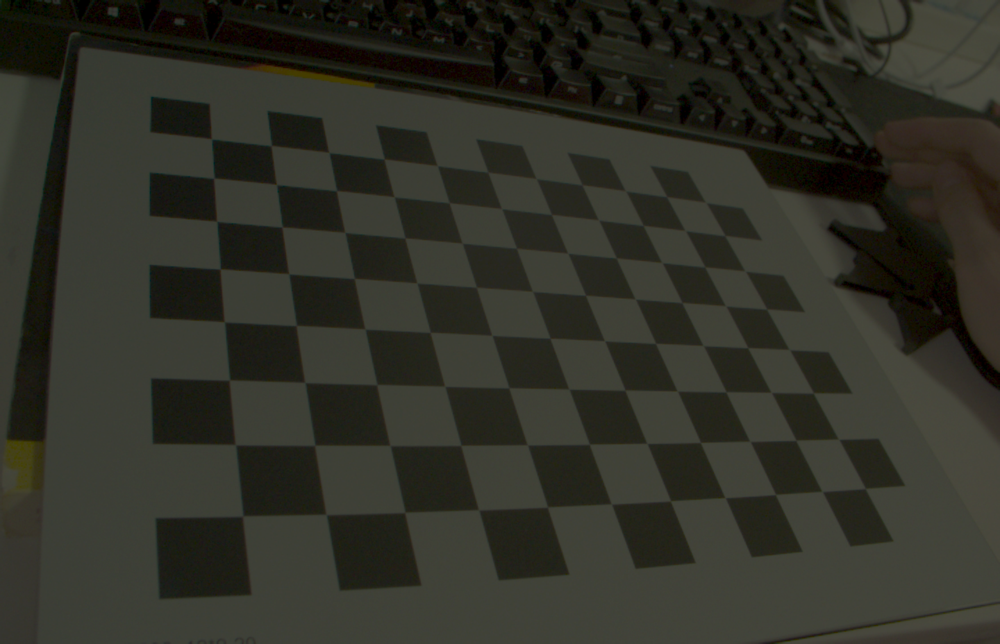
#> input picture monocular_camera_calibration/calibration_img/1.png, 1000 x 644 px, shrunk from 1440 x 928 before the run; its folder holds only this picture in this run
$ python monocular_camera_calibration.py
#> lines starting #> are read from the running program, lines starting #| are printed output that depends on the picture; long printed decimals are rounded
# version: 1.0
# name: monocular_camera_calibration.py
# python version: 3.10.6
# author: mikehaku
# date: 2023-02-13

# this script is used to calibrate the monocular camera
# the calibration images are stored in the folder 'calibration_img'
# the undistorted images are stored in the folder 'undistorted_img'
# the intrinsic matrix and distortion coefficients are stored in the npz file 'calibration.npz'

import cv2 as cv
import numpy as np
import glob as gb

# this function is used to find the corners of the chessboard
def find_corners(img, nx, ny):
    # convert the image to gray
    gray = cv.cvtColor(img, cv.COLOR_BGR2GRAY)
    # find the corners of the chessboard
    ret, corners = cv.findChessboardCorners(gray, (nx, ny), None)
    # refine the corners
    if ret == True:
        corners = cv.cornerSubPix(gray, corners, (11, 11), (-1, -1), \
            (cv.TERM_CRITERIA_EPS + cv.TERM_CRITERIA_MAX_ITER, 30, 0.001))

        # Optional:
        # draw the corners
        # cv.drawChessboardCorners(img, (nx, ny), corners, ret)
        # # show the result
        # cv.imshow('corners', img)
        # cv.waitKey(0)
    return ret, corners

# this function is used to calibrate the camera
# nx and ny are the number of corners in the x and y direction
def calibrate_camera(nx, ny):
    # prepare the object points
#> called with nx = 11, ny = 8
    objp = np.zeros((nx*ny, 3), np.float32)
    objp[:, :2] = np.mgrid[0:nx, 0:ny].T.reshape(-1, 2)
    # add scale factor for the object points
    objp = objp * 20
    # prepare the object points and image points
    objpoints = []
    imgpoints = []
    # read the images
    images = gb.glob('calibration_img' + '/*.png')
    # find the corners of the chessboard
    for fname in images:
        img = cv.imread(fname)
#> img is the input picture: shape (644, 1000, 3); mean B, G, R 39.1, 48.1, 47.7
        ret, corners = find_corners(img, nx, ny)
#> in find_corners, `ret, corners = cv.findChessboardCorners(gray, (nx, ny), None)`: ret = True; corners = 88 rows, first 8: [211.6, 138.9], [271.2, 145.7], [328.8, 152.4], [384.2, 159.1], [437.6, 165.8], [488, 172], [536.3, 178.6], [581.9, 184.9]
#> in find_corners, `corners = cv.cornerSubPix(gray, corners, (11, 11), (-1, -1), \ (cv.TER..`: corners = 88 rows, first 8: [211.4, 138.7], [271.2, 145.5], [328.7, 152.4], [384.2, 159], [437.2, 165.6], [487.9, 172.2], [536.2, 178.6], [582.1, 184.8]
#> ret = True
        if ret == True:
            objpoints.append(objp)
            imgpoints.append(corners)
    # calibrate the camera
    ret, mtx, dist, rvecs, tvecs = cv.calibrateCamera(objpoints, imgpoints, img.shape[1::-1], None, None)
#> ret = 0.0766; mtx = [[921.2, 0, 496], [0, 922.7, 325], [0, 0, 1]]; dist = [[-0.231, 0.228, -0.00156, 0.000974, -0.151]]; rvecs = ([-0.719, -0.439, -0.112],); tvecs = ([-93.33, -60.88, 293.2],)
    return ret, mtx, dist, rvecs, tvecs

# this function is used to undistort the image
def undistort_image(img, mtx, dist):
    undist = cv.undistort(img, mtx, dist, None, mtx)
    return undist

# main function
if __name__ == '__main__':

    # corners of the chessboard
    nx = 11
    ny = 8

    # calibrate the camera
    ret, mtx, dist, rvecs, tvecs = calibrate_camera(nx, ny)
#> ret = 0.0766; mtx = [[921.2, 0, 496], [0, 922.7, 325], [0, 0, 1]]; dist = [[-0.231, 0.228, -0.00156, 0.000974, -0.151]]; rvecs = ([-0.719, -0.439, -0.112],); tvecs = ([-93.33, -60.88, 293.2],)

    # show the intrinsic matrix and distortion coefficients
    print('mtx = ', mtx)
#| mtx =  [[921.229   0.         495.992 ]
#|  [  0.         922.679 324.998]
#|  [  0.           0.           1.        ]]
    print('dist = ', dist)
#| dist =  [[-0.2312  0.2285 -0.001557  0.0009744 -0.1506]]

    # show reprojection error
    print('reprojection error = ', ret)
#| reprojection error =  0.07663

    # hold the terminal
    input('Press Enter to continue...')

    # the folder where the calibration images are stored
    calib_img_folder = 'calibration_img/'

    # the folder where the undistorted images are stored
    undist_img_folder = 'undistorted_img/'

    # read the images
    images = gb.glob(calib_img_folder + '*.png')

    # undistort the image
    for fname in images:

        # for each image, undistort it
        img = cv.imread(fname)
        undist = undistort_image(img, mtx, dist)
#> in undistort_image, `undist = cv.undistort(img, mtx, dist, None, mtx)`:
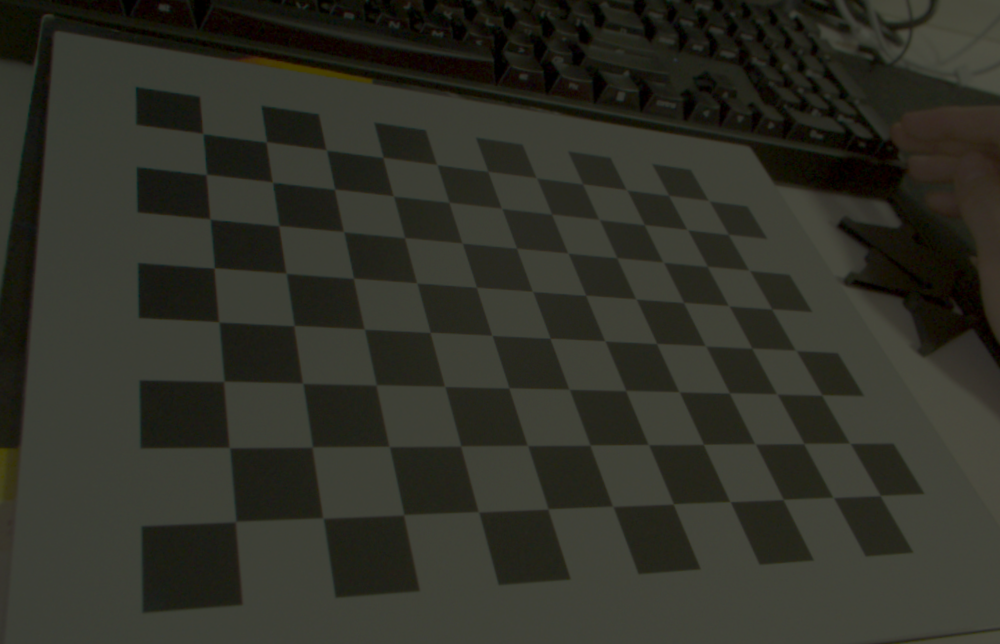
#> undist: shape (644, 1000, 3); mean B, G, R 39, 47.9, 47.4

        # #show the result
        # cv.imshow('undist', undist)
        # cv.waitKey(0)

        # take fname from the path
        fname = fname.split('/')[-1]

        # save the result
        cv.imwrite(undist_img_folder + 'undist_' + fname, undist)

    # save the intrinsic matrix and distortion coefficients
    # and the reprojection error in a npz file
    np.savez('calibration.npz', mtx=mtx, dist=dist, ret=ret)

    # save the intrinsic matrix and distortion coefficients
    # in a file which can be read by cpp
    with open('calibration.txt', 'w') as f:
        f.write('mtx = ')
        for i in range(mtx.shape[0]):
            for j in range(mtx.shape[1]):
                f.write(str(mtx[i, j]))
                if j != mtx.shape[1] - 1:
                    f.write(', ')
        f.write('.\n')
        f.write('dist = ')
        for i in range(dist.shape[0]):
            for j in range(dist.shape[1]):
                f.write(str(dist[i, j]))
                if j != dist.shape[1] - 1:
                    f.write(', ')
        f.write('.\n')
        f.write('reprojection error = ')
        f.write(str(ret))
        f.write('.\n')

    # save the intrinsic matrix and distortion coefficients in a yaml file
    import yaml
    data = dict(
        mtx = mtx.tolist(),
        dist = dist.tolist(),
        ret = ret
    )
#> data = {'mtx': [[921.2, 0, 496], [0, 922.7, 325], [0, 0, 1]], 'dist': [[-0.231, 0.228, -0.00156, 0.000974, -0.151]], 'ret': 0.0766}
    with open('calibration.yaml', 'w') as f:
        yaml.dump(data, f)

    # information for saving
    print('Calibration data saved.')

    # [10 lines of commented-out code are left out]

$ run again, on monocular_camera_calibration/calibration_img/13.png
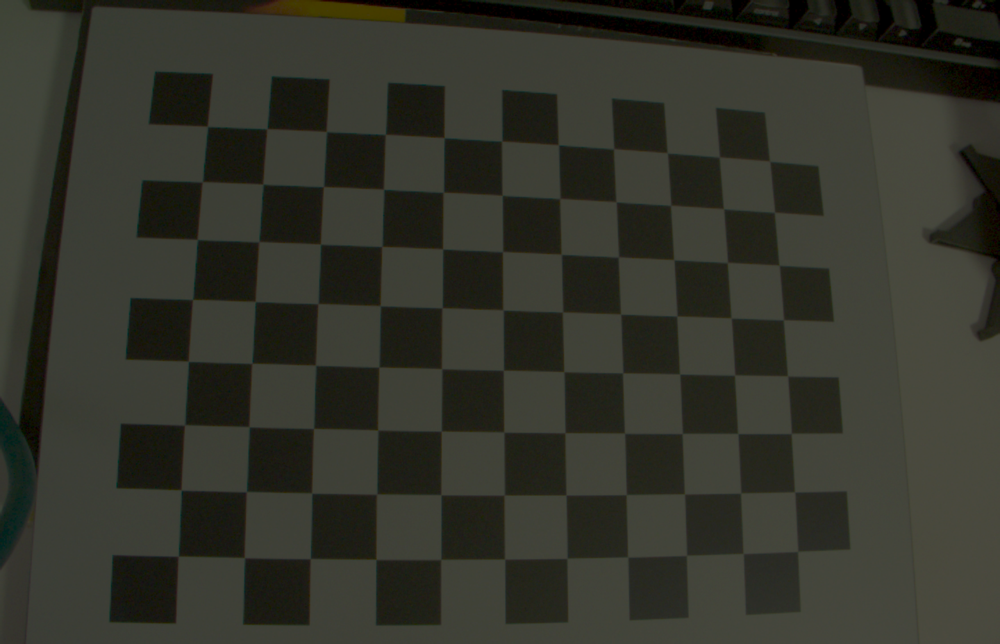
#> input picture monocular_camera_calibration/calibration_img/13.png, 1000 x 644 px, shrunk from 1440 x 928 before the run
#> in calibrate_camera, img is the input picture: shape (644, 1000, 3); mean B, G, R 42.4, 51.6, 50.5
#> in find_corners, `ret, corners = cv.findChessboardCorners(gray, (nx, ny), None)`: ret = True; corners = 88 rows, first 8: [207.5, 126.4], [267.1, 128.7], [326.4, 131.5], [385.4, 134.4], [444.1, 137.7], [501.6, 141.2], [558.4, 144.8], [613.7, 148.7]
#> in find_corners, `corners = cv.cornerSubPix(gray, corners, (11, 11), (-1, -1), \ (cv.TER..`: corners = 88 rows, first 8: [207.5, 126.4], [266.8, 128.7], [326.4, 131.5], [385.3, 134.4], [444, 137.6], [501.7, 141.1], [558.3, 144.6], [613.6, 148.8]
#> in calibrate_camera, `ret, corners = find_corners(img, nx, ny)`: ret = True
#> in calibrate_camera, `ret, mtx, dist, rvecs, tvecs = cv.calibrateCamera(objpoints, imgpoints..`: ret = 0.0915; mtx = [[937.8, 0, 495.5], [0, 937.6, 317.1], [0, 0, 1]]; dist = [[-0.226, 0.0742, 0.000127, 0.000412, 0.368]]; rvecs = ([-0.235, -0.162, 0.0141],); tvecs = ([-96.56, -63.97, 304.8],)
#> `ret, mtx, dist, rvecs, tvecs = calibrate_camera(nx, ny)`: ret = 0.0915; mtx = [[937.8, 0, 495.5], [0, 937.6, 317.1], [0, 0, 1]]; dist = [[-0.226, 0.0742, 0.000127, 0.000412, 0.368]]; rvecs = ([-0.235, -0.162, 0.0141],); tvecs = ([-96.56, -63.97, 304.8],)
#| mtx =  [[937.797   0.         495.524  ]
#|  [  0.         937.582 317.112]
#|  [  0.           0.           1.        ]]
#| dist =  [[-2.26043624e-01  7.42014898e-02  1.27382375e-04  4.12297985e-04
#|    3.67504627e-01]]
#| reprojection error =  0.09151
#> in undistort_image, `undist = cv.undistort(img, mtx, dist, None, mtx)`:
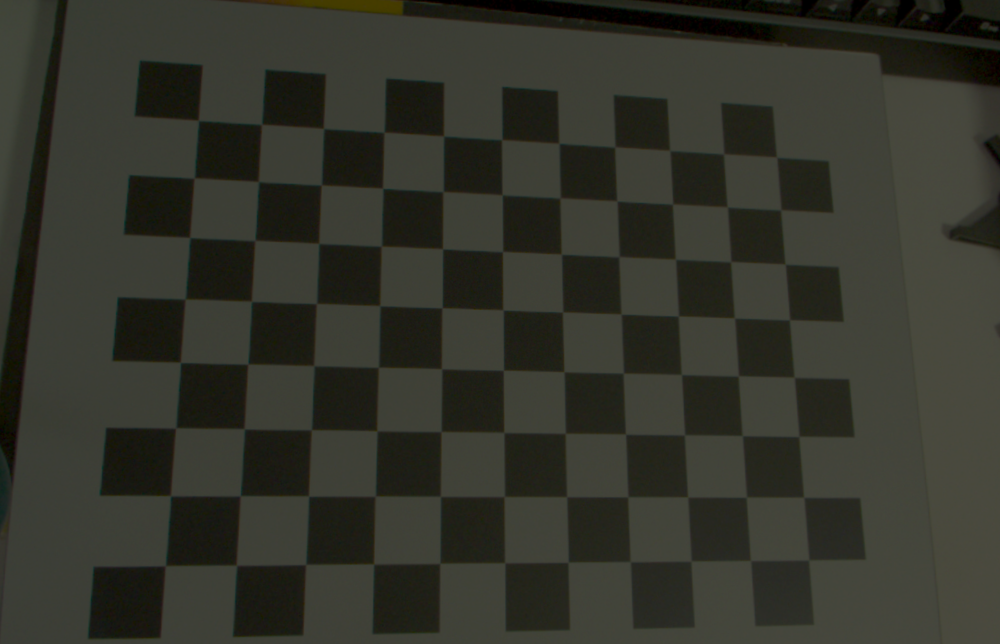
#> undist: shape (644, 1000, 3); mean B, G, R 42.6, 51.8, 50.8
#> data = {'mtx': [[937.8, 0, 495.5], [0, 937.6, 317.1], [0, 0, 1]], 'dist': [[-0.226, 0.0742, 0.000127, 0.000412, 0.368]], 'ret': 0.0915}

$ run again, on monocular_camera_calibration/calibration_img/14.png
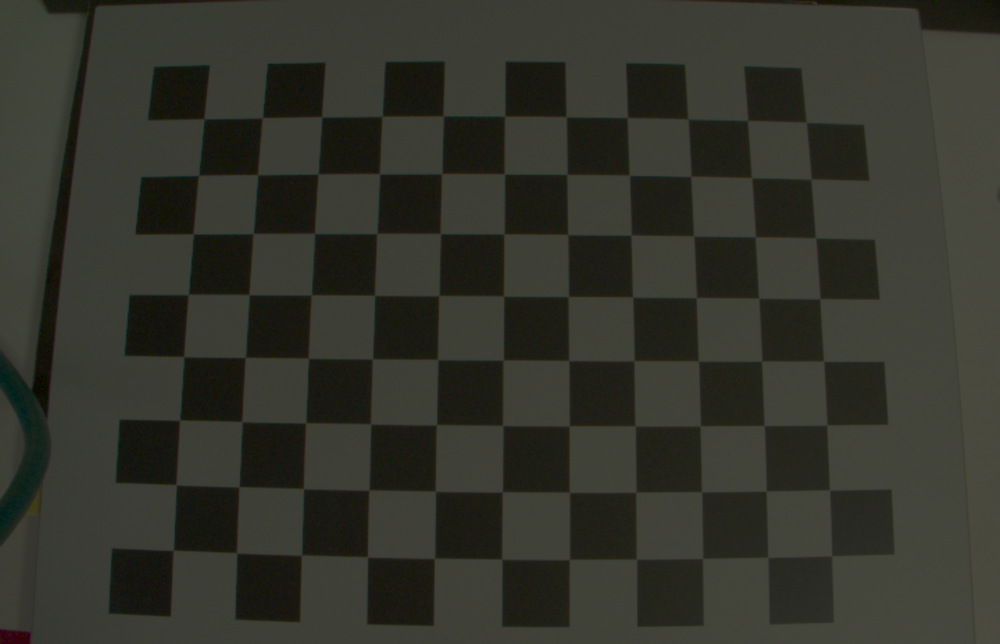
#> input picture monocular_camera_calibration/calibration_img/14.png, 1000 x 644 px, shrunk from 1440 x 928 before the run
#> in calibrate_camera, img is the input picture: shape (644, 1000, 3); mean B, G, R 43, 52, 50.8
#> in find_corners, `ret, corners = cv.findChessboardCorners(gray, (nx, ny), None)`: ret = True; corners = 88 rows, first 8: [202.9, 117.9], [263.2, 118], [322, 116.6], [383, 115.9], [443.2, 116.1], [505, 116.1], [566.2, 116.3], [628.2, 118.4]
#> in find_corners, `corners = cv.cornerSubPix(gray, corners, (11, 11), (-1, -1), \ (cv.TER..`: corners = 88 rows, first 8: [203.9, 118.8], [262.5, 117.8], [321.6, 116.8], [382.1, 116.3], [443.2, 115.9], [504.7, 116.2], [566.2, 116.7], [627.4, 117.5]
#> in calibrate_camera, `ret, corners = find_corners(img, nx, ny)`: ret = True
#> in calibrate_camera, `ret, mtx, dist, rvecs, tvecs = cv.calibrateCamera(objpoints, imgpoints..`: ret = 0.114; mtx = [[473.4, 0, 498.2], [0, 463.7, 298.7], [0, 0, 1]]; dist = [[-0.0628, 0.0206, 0.00133, 9.08e-05, -0.00654]]; rvecs = ([-0.102, 0.00348, 0.00712],); tvecs = ([-97.9, -61.21, 152.5],)
#> `ret, mtx, dist, rvecs, tvecs = calibrate_camera(nx, ny)`: ret = 0.114; mtx = [[473.4, 0, 498.2], [0, 463.7, 298.7], [0, 0, 1]]; dist = [[-0.0628, 0.0206, 0.00133, 9.08e-05, -0.00654]]; rvecs = ([-0.102, 0.00348, 0.00712],); tvecs = ([-97.9, -61.21, 152.5],)
#| mtx =  [[473.386   0.         498.224]
#|  [  0.         463.703 298.676]
#|  [  0.           0.           1.        ]]
#| dist =  [[-6.27944849e-02  2.06216957e-02  1.33168838e-03  9.08325270e-05
#|   -6.53605539e-03]]
#| reprojection error =  0.1143
#> in undistort_image, `undist = cv.undistort(img, mtx, dist, None, mtx)`:
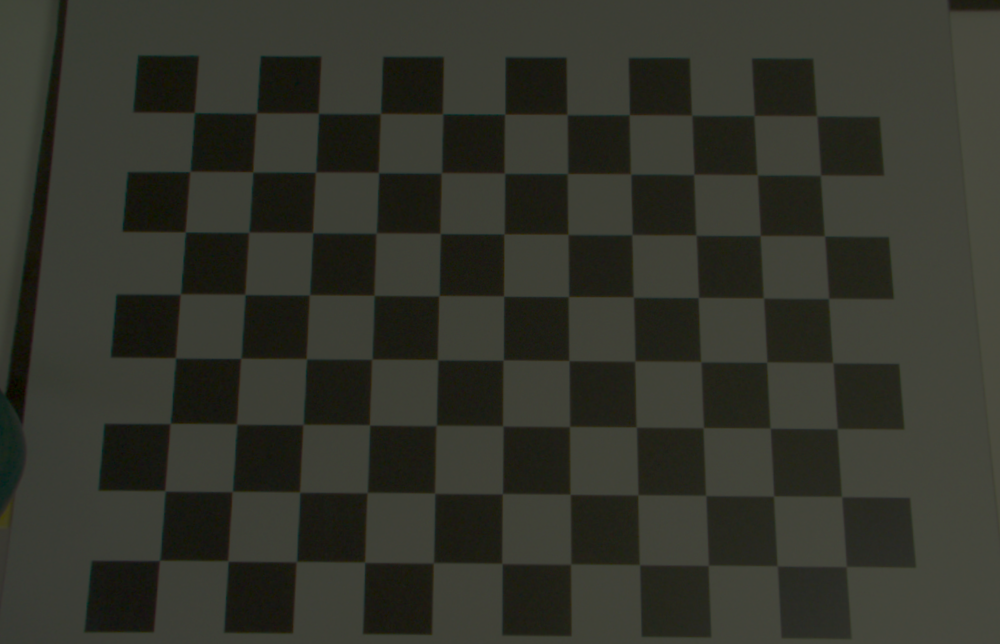
#> undist: shape (644, 1000, 3); mean B, G, R 42.3, 51.2, 50
#> data = {'mtx': [[473.4, 0, 498.2], [0, 463.7, 298.7], [0, 0, 1]], 'dist': [[-0.0628, 0.0206, 0.00133, 9.08e-05, -0.00654]], 'ret': 0.114}

$ run again, on monocular_camera_calibration/calibration_img/15.png
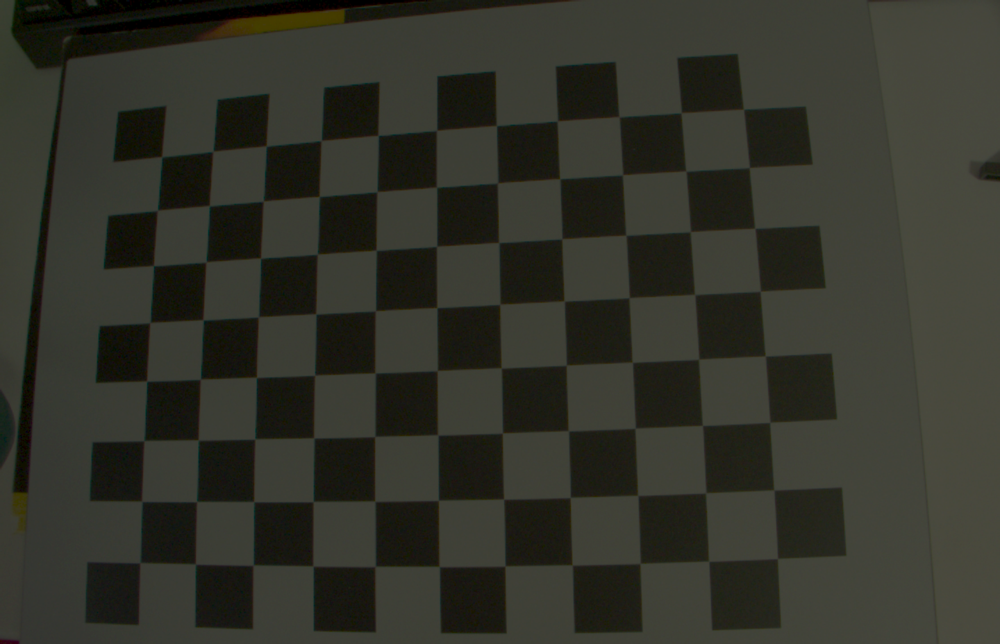
#> input picture monocular_camera_calibration/calibration_img/15.png, 1000 x 644 px, shrunk from 1440 x 928 before the run
#> in calibrate_camera, img is the input picture: shape (644, 1000, 3); mean B, G, R 41.6, 50.6, 49.7
#> in find_corners, `ret, corners = cv.findChessboardCorners(gray, (nx, ny), None)`: ret = True; corners = 88 rows, first 8: [161.6, 156.7], [212.9, 151.5], [266.3, 146.1], [321.1, 140.7], [378.3, 135.5], [436.7, 130.2], [496.5, 125.6], [557.3, 121.1]
#> in find_corners, `corners = cv.cornerSubPix(gray, corners, (11, 11), (-1, -1), \ (cv.TER..`: corners = 88 rows, first 8: [161.7, 156.6], [212.8, 151.4], [266.2, 146], [321.2, 140.5], [378.1, 135.3], [436.6, 130.5], [496.4, 125.5], [557.3, 120.9]
#> in calibrate_camera, `ret, corners = find_corners(img, nx, ny)`: ret = True
#> in calibrate_camera, `ret, mtx, dist, rvecs, tvecs = cv.calibrateCamera(objpoints, imgpoints..`: ret = 0.119; mtx = [[978.5, 0, 502.1], [0, 973.8, 297.5], [0, 0, 1]]; dist = [[-0.258, 0.261, 0.00314, -3.54e-05, -0.179]]; rvecs = ([-0.218, 0.151, -0.0361],); tvecs = ([-120.4, -50.18, 334],)
#> `ret, mtx, dist, rvecs, tvecs = calibrate_camera(nx, ny)`: ret = 0.119; mtx = [[978.5, 0, 502.1], [0, 973.8, 297.5], [0, 0, 1]]; dist = [[-0.258, 0.261, 0.00314, -3.54e-05, -0.179]]; rvecs = ([-0.218, 0.151, -0.0361],); tvecs = ([-120.4, -50.18, 334],)
#| mtx =  [[978.523   0.         502.110]
#|  [  0.         973.797  297.531]
#|  [  0.           0.           1.        ]]
#| dist =  [[-2.58424731e-01  2.60537786e-01  3.13843290e-03 -3.53713547e-05
#|   -1.79278929e-01]]
#| reprojection error =  0.1193
#> in undistort_image, `undist = cv.undistort(img, mtx, dist, None, mtx)`:
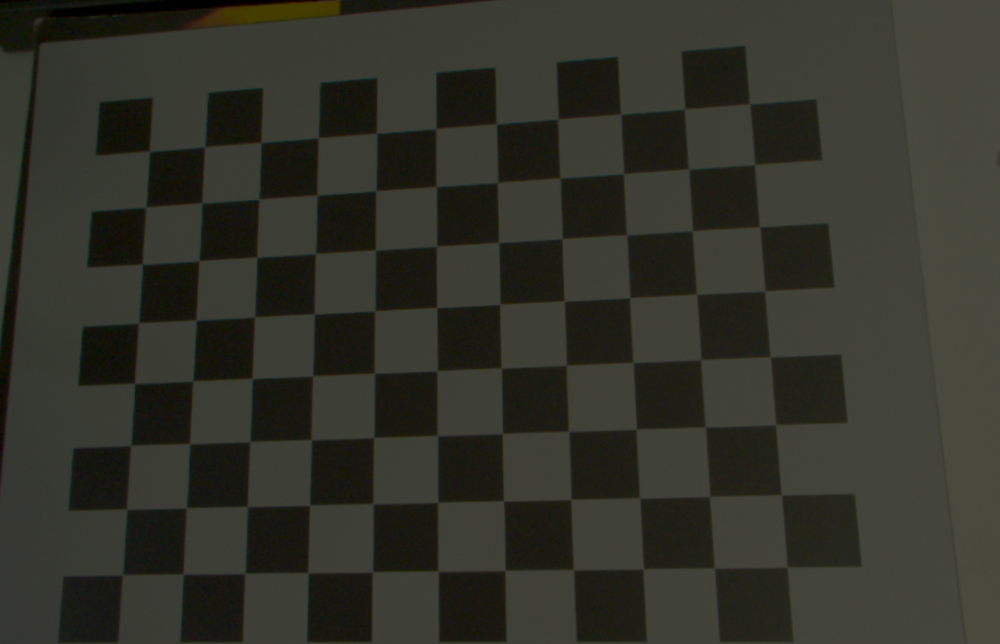
#> undist: shape (644, 1000, 3); mean B, G, R 41.2, 50.1, 49.3
#> data = {'mtx': [[978.5, 0, 502.1], [0, 973.8, 297.5], [0, 0, 1]], 'dist': [[-0.258, 0.261, 0.00314, -3.54e-05, -0.179]], 'ret': 0.119}
